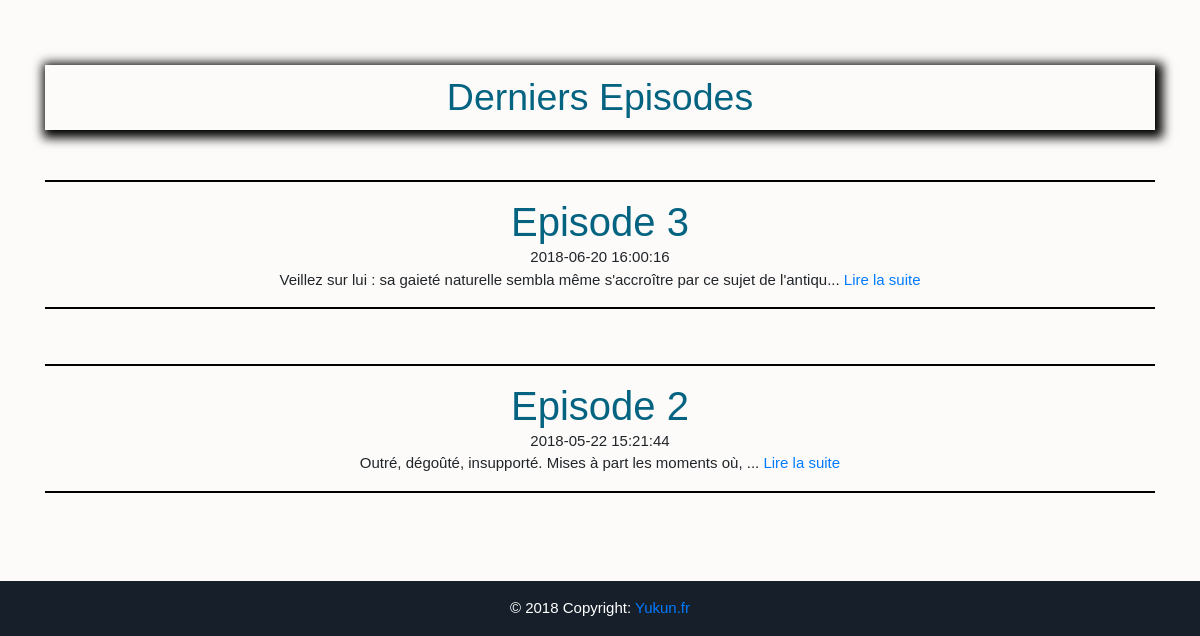
Before: / (lower part) with the older database file.
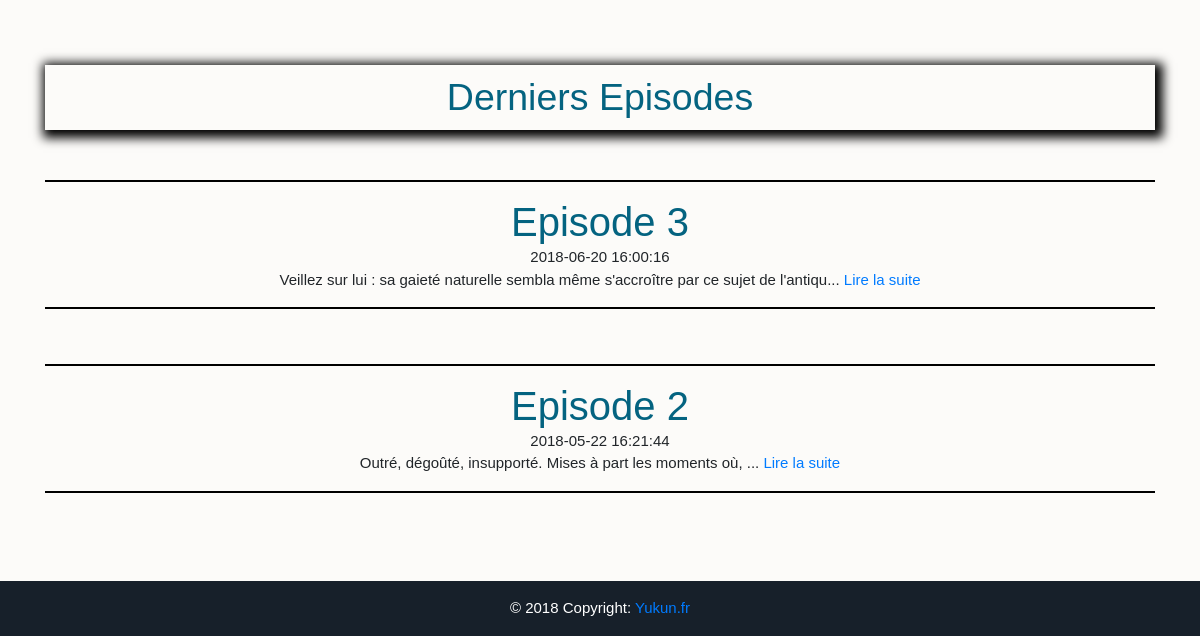
After: the same page with the newer database file.
### tables this page shows
CREATE TABLE IF NOT EXISTS `t_billet` (
  `bil_id` int(11) NOT NULL AUTO_INCREMENT,
  `bil_date` datetime NOT NULL,
  `bil_titre` varchar(100) NOT NULL,
  `bil_num` varchar(400) NOT NULL,
  `bil_contenu` text NOT NULL,
  PRIMARY KEY (`bil_id`)
);

### Controleur/ControleurAccueil.php (called while the page is built, shortened)
<?php
require_once 'Framework/Controleur.php';
require_once 'Modele/DAOBillet.php';
class ControleurAccueil extends Controleur {
    private $billet;
    private $auteur;
    public function __construct() {
        $this->billet = new DAOBillet();
        $this->auteur = new DAOAuteur();
    }
    public function index() {
        $billets = $this->billet->getBillets();
        $auteur = $this->auteur->getAuteur();
        $this->genererVue(array('billets' => $billets, 'auteur' => $auteur));
    }
}

### Framework/Routeur.php (called while the page is built, shortened)
<?php
require_once 'Controleur.php';
require_once 'Vue.php';
class Routeur {
    public function routerRequete() {
        try {
            $this->requete = new Requete(array_merge($_GET, $_POST));
            $controleur = $this->creerControleur($this->requete);
            $action = $this->creerAction($this->requete);
            $controleur->executerAction($action);
        }
        catch (Exception $e) {
            $this->gererErreur($e);
        }
    }
    private function creerControleur(Requete $requete) {
        $controleur = "Accueil";
        $classeControleur = "Controleur" . $controleur;
        $fichierControleur = "Controleur/" . $classeControleur . ".php";
        if (file_exists($fichierControleur)) {
            $controleur = new $classeControleur();
            $controleur->setRequete($requete);
            return $controleur;
        }
        else {
            throw new Exception("Fichier '$fichierControleur' introuvable");
        }
    }
    private function creerAction(Requete $requete) {
        $action = "index";
        return $action;
    }
}

### index.php (called while the page is built)
<?php
require 'Framework/Routeur.php';
$routeur = new Routeur();
$routeur->routerRequete();

### Modele/DAOBillet.php (called while the page is built, shortened)
<?php
require_once 'Database.php';
require_once 'Entity/Billet.php';
class DAOBillet extends Database {
    public function getBillets() {
        $sql = 'SELECT * FROM t_billet'
        . ' order by bil_num desc LIMIT 2';
        $sth = $this->executerRequete($sql);
        $result = $sth->fetchAll();
        foreach ($result as $value) {
        $billets[] = new Billet($value['bil_id'], $value['bil_date'], $value['bil_titre'], $value['bil_num'], $value['bil_contenu']);
        }
        return $billets;
    }
}

### Modele/Configuration.php (called while the page is built, shortened)
<?php
class Configuration
{
    private static $parametres;
    public static function get($nom, $valeurParDefaut = null)
    {
        $parametres = self::getParametres();
        if (isset($parametres[$nom])) {
            $valeur = $parametres[$nom];
        }
        else {
            $valeur = $valeurParDefaut;
        }
        return $valeur;
    }
    private static function getParametres()
    {
        if (self::$parametres == null) {
            $cheminFichier = "Config/dev.ini";
            if (!file_exists($cheminFichier)) {
                throw new Exception("Aucun fichier de configuration trouvé");
            }
            else {
                self::$parametres = parse_ini_file($cheminFichier);
            }
        }
        return self::$parametres;
    }
}

### Modele/Database.php (called while the page is built)
<?php
require_once 'Configuration.php';
abstract class Database
{
    private static $bdd;
    protected function executerRequete($sql, $params = null)
    {
        if ($params == null) {
            $resultat = self::getBdd()->query($sql);
        }
        else {
            $resultat = self::getBdd()->prepare($sql);
            $resultat->execute($params);
        }
        return $resultat;
    }
    private static function getBdd()
    {
        if (self::$bdd === null) {
            $dsn = Configuration::get("dsn");
            $login = Configuration::get("login");
            $mdp = Configuration::get("mdp");
            self::$bdd = new PDO($dsn, $login, $mdp,
                    array(PDO::ATTR_ERRMODE => PDO::ERRMODE_EXCEPTION));
        }
        return self::$bdd;
    }
}

### Modele/Entity/Billet.php (called while the page is built, shortened)
<?php
class Billet  {
    private $id;
    private $date;
    private $titre;
    public function __construct($id=null, $date=null, $titre=null, $ordre=null, $contenuBillet=null)
    {
        $this->id = $id;
        $this->date = $date;
        $this->titre = $titre;
        $this->contenu = $contenuBillet;
    }
    public function getId()
    {
        return $this->id;
    }
    public function getDate()
    {
        return $this->date;
    }
    public function getTitre()
    {
        return $this->titre;
    }
    public function getContenu()
    {
        return $this->contenu;
    }
}

### Vue/Accueil/index.php (the view, shortened to what this page needs)
<?php $this->titre = "Jean ForteRoche : Blog"; ?>
<div class="container">
    <div class="row">
        <div class="col-sm-8 mt-4">
            <div class="row">
                <div class="col-sm-3">
                </div>
                <div class="col-sm-9">
                </div>
            </div>
        </div>
    </div>
    <div class="Chapitre">
        <div id="last_chap">
            <h2>Derniers Episodes</h2>
        </div>
        <?php foreach ($billets as $billet):?>
        <article>
            <header>
                <hr>
                <a href="<?= "billet/detail/" . $this->nettoyer($billet->getId()) ?>">
                    <h1 class="titreBillet"><?= $this->nettoyer($billet->getTitre()) ?></h1>
                </a>
                <time><?= $this->nettoyer($billet->getDate()) ?></time>
            </header>
            <?php
            $contenu = $billet->getContenu();
            if (strlen($contenu)>=33) {
                $contenu = substr($contenu,0,108) . "..." ;
            }
            echo $contenu;
            ?>
            <a href="<?= "billet/detail/" . $this->nettoyer($billet->getId()) ?>">Lire la suite</a>
            <hr>
            <br />
        </article>
        <?php endforeach; ?>
    </div>
</div>

### Vue/gabarit.php (shortened to what this page needs)
<!doctype html>
<html lang="fr">
<head>
    <link rel="stylesheet" href="https://maxcdn.bootstrapcdn.com/bootstrap/4.0.0/css/bootstrap.min.css">
    <link rel="stylesheet" href="Public/css/style.css" />
</head>
<body>
    <div id="global">
        <div id="contenu">
            <?= $contenu ?>
        </div>
    </div>
<footer class="page-footer font-small blue">
  <div class="footer-copyright text-center py-3">© 2018 Copyright:
    <a href="http://yukun.fr/blog"> Yukun.fr</a>
  </div>
</footer>
</body>
</html>

### Framework/Controleur.php (shortened to what this page needs)
<?php
require_once 'Modele/Configuration.php';
require_once 'Vue.php';
abstract class Controleur {
    private $action;
    protected $requete;
    public function setRequete(Requete $requete) {
        $this->requete = $requete;
    }
    public function executerAction($action) {
        if (method_exists($this, $action)) {
            $this->action = $action;
            $this->{$this->action}();
        }
        else {
            $classeControleur = get_class($this);
            throw new Exception("Action '$action' non définie dans la classe $classeControleur");
        }
    }
    protected function genererVue($donneesVue = array(), $action = null) {
        $actionVue = $this->action;
        $classeControleur = get_class($this);
        $controleurVue = str_replace("Controleur", "", $classeControleur);
        $vue = new Vue($actionVue, $controleurVue);
        $vue->generer(array_merge($donneesVue, ['flash' => $this->requete->getSession()->getMessageFlash()]));
    }
}

### Framework/Vue.php (shortened to what this page needs)
<?php
require_once 'Modele/Configuration.php';
class Vue {
    private $fichier;
    private $titre;
    public function __construct($action, $controleur = "") {
        $fichier = "Vue/";
        if ($controleur != "") {
            $fichier = $fichier . $controleur . "/";
        }
        $this->fichier = $fichier . $action . ".php";
    }
    public function generer($donnees) {
        $contenu = $this->genererFichier($this->fichier, $donnees);
        $racineWeb = Configuration::get("racineWeb", "/");
        $vue = $this->genererFichier('Vue/gabarit.php',
                array('titre' => $this->titre, 'contenu' => $contenu, 'flash' => $donnees['flash'],  'racineWeb' => $racineWeb));
        echo $vue;
    }
    private function genererFichier($fichier, $donnees) {
        if (file_exists($fichier)) {
            extract($donnees);
            require $fichier;
            return ob_get_clean();
        }
        else {
            throw new Exception("Fichier '$fichier' introuvable");
        }
    }
    private function nettoyer($valeur) {
        return htmlspecialchars($valeur, ENT_QUOTES, 'UTF-8', false);
    }
}

### Public/css/style.css (style rules this page uses)
html, body { height: 100%; width: 100%; }
body { background: #fcfbf9; background-repeat: no-repeat; background-attachment: fixed; background-position: center; font-family: Georgia, Arial, Verdana, sans-serif; font-size: 15px; }
.titreBillet { margin-bottom: 0px; }
footer { position: relative; background-color: #17202a; text-align: center; color: white; z-index: 9999; margin-top: 50px; }
#last_chap > h2 { font-size: 2.5em; margin-bottom: 50px; margin-top: 50px; color: #046380; box-shadow: 3px 3px 10px 5px #000; padding: 10px; width: 100%; background: url("http://www.fondecranmagique.com/divers/livre/1345622663.jpg"); }
hr { height: 2px; border: 0; color: black; background-color: black; }
.Chapitre { text-align: center; display: block; width: 100%; margin-left: auto; margin-right: auto; }
h2 { text-align: center; }
a:link, a:visited, a:hover, a:active { text-decoration: none; outline: none; }
#contenu h1 { color: #046380; }

Changed rows visible on the page:
changed t_billet "Episode 2": bil_date "2018-05-22 15:21:44" → "2018-05-22 16:21:44"
